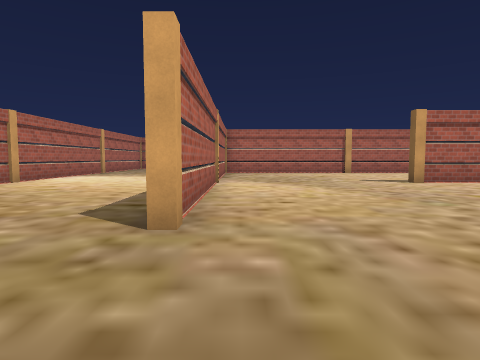
view 1 (above)

16 first-person views from a walk through a 3-D level made in the Unity game engine. The camera is 1.2 m above the floor, tilts 4° down and sees 75° across. The floor is counted in squares, 2 m on a side. Each view is taken from the middle of a square. On the plan, view 1 faces up. The plan holds only what a view shows up to about 9 squares ahead; the rest is blank. The place goes on beyond the plan. The player is left out. Some surface patterns are stand-ins.

view 2
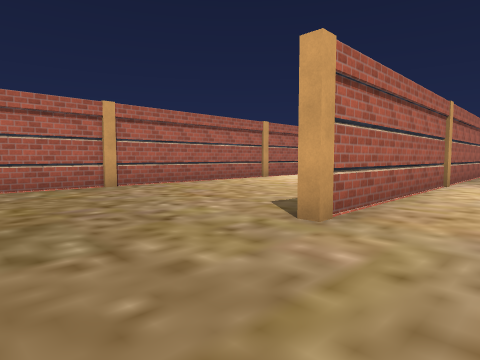

view 3
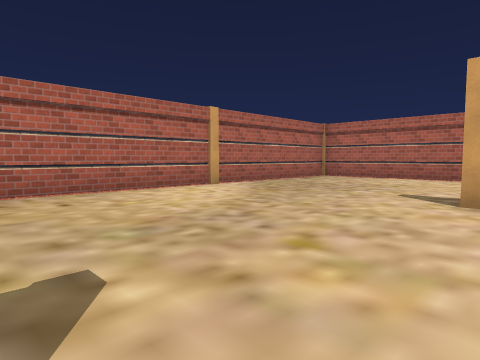

view 4
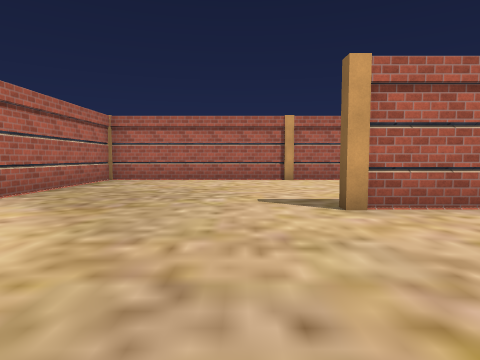

view 5
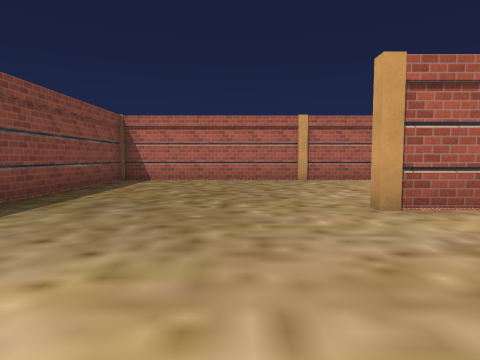

view 6
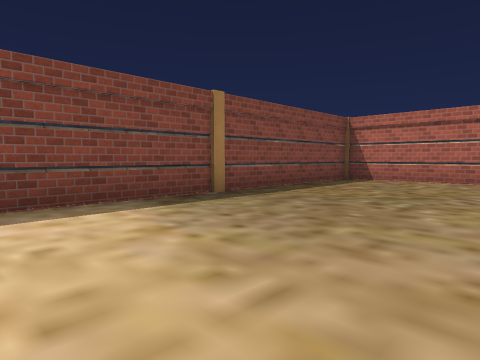

view 7
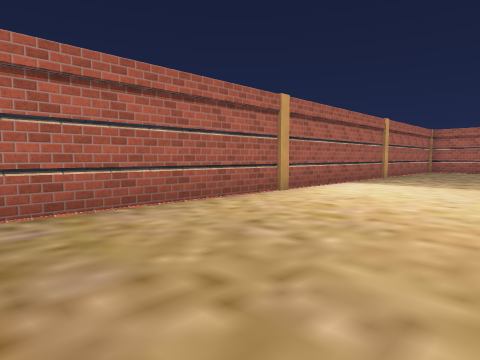

view 8
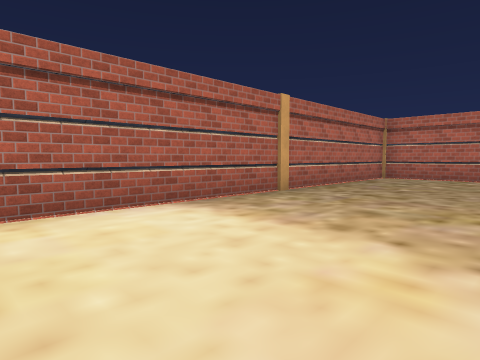

view 9
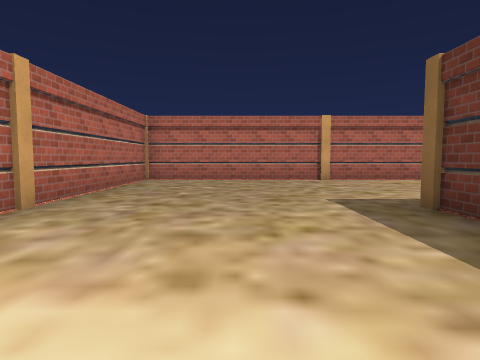

view 10
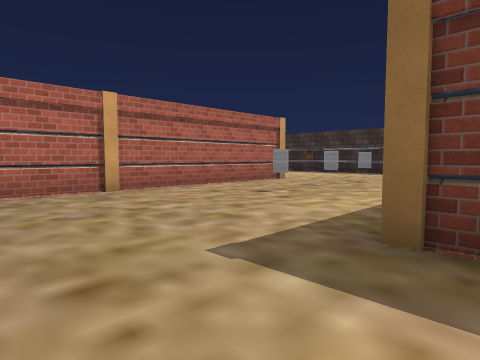

view 11
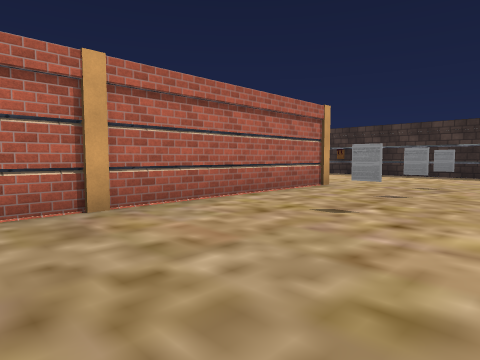

view 12
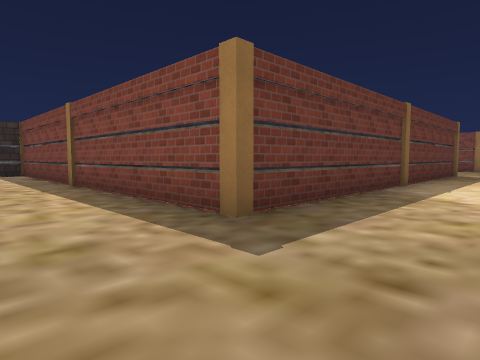

view 13
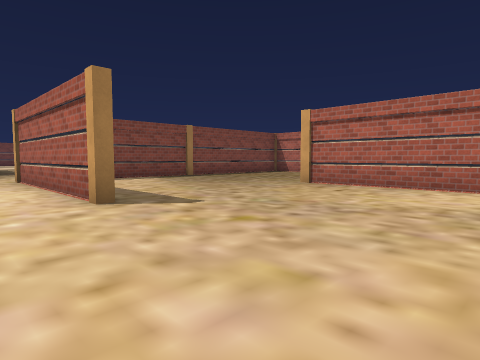

view 14
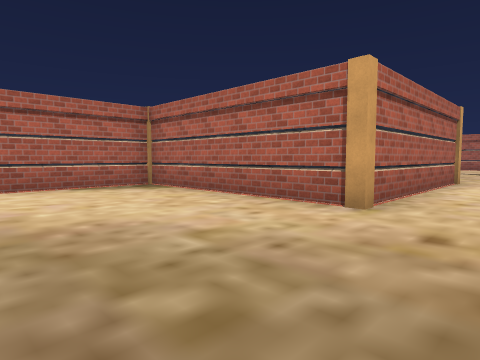

view 15
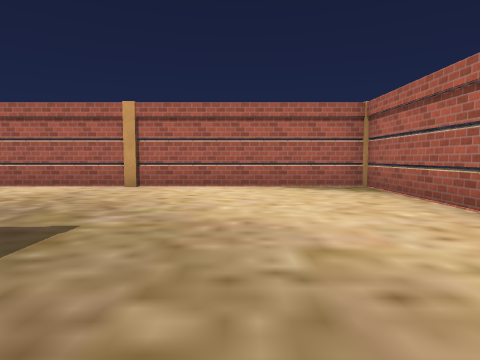

view 16
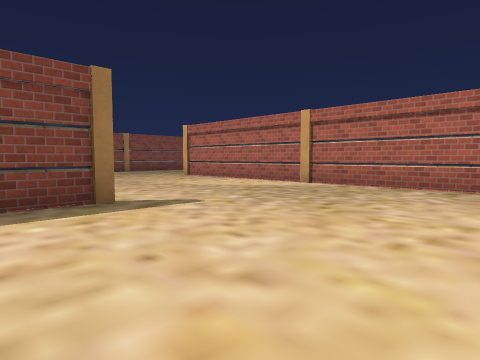

### Floor plan
Points are (right, up) in squares from view 1. A wall is a line through its corners. A room is listed if a view was taken in it or the views show most of it. See-through windows are left out.
Room 1 (views 1, 2, 3, 4, 5, 6, 7, 8, 9, 10, 11, 12, 13, 16)
walls: (4.1, 7.8) (5.5, 7.8); (-0.7, 4.5) (-0.7, 12.8) (6.5, 12.8); (5.9, 7.6) (4.1, 7.6); (-0.6, 12.8) (-0.6, 2.5); (4.4, 2.9) (4.4, -2.3); (5.9, 12.7) (-0.9, 12.7); (5.2, 15.2) (5.2, 15.8); (4.5, 17.7) (-5.6, 17.7) (-5.6, -2.2) (2.5, -2.2)
ways out: opening at (5.5, -3) to room 2
Room 2 (views 14, 15)
walls: (4.4, -2.3) (-0.6, -2.3) (-0.6, -8.5)
ways out: opening at (5.5, -3) to room 1

Positions as (right, up) in squares from view 1, and headings:
1: (0, 0), facing up
2: (1, 0), facing up-left
3: (5, 3), facing up-left
4: (3, 4), facing up
5: (3, 1), facing left
6: (3, 2), facing down-left
7: (-2, 3), facing up-left
8: (-2, 8), facing up-left
9: (-3, 9), facing up
10: (-3, 12), facing up-right
11: (-2, 14), facing up-right
12: (-3, 15), facing down-right
13: (6, 7), facing down-left
14: (6, -6), facing up-left
15: (6, -5), facing left
16: (6, 12), facing down-left
